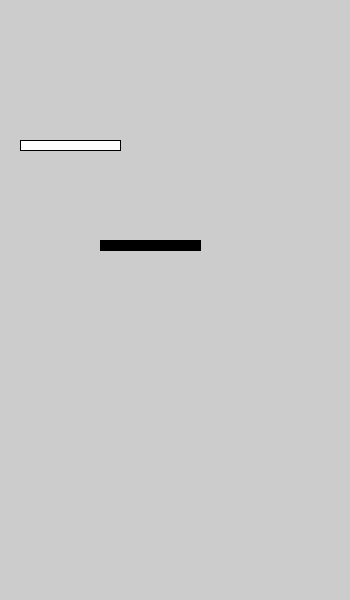
Frame 1 (no input)
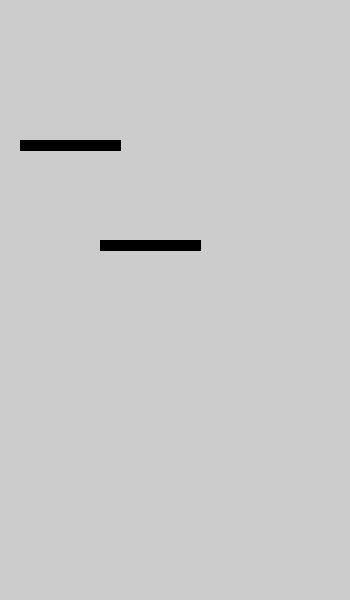
Frame 60 (the mouse pressed at the canvas centre just before this capture)
Frame 120 (the mouse held since frame 60 and released just before this capture): identical to frame 60, image omitted

The Processing sketch that drew these frames (run headless with seeded random() and noise(); from frame 60 on, the mouse is pressed at the canvas centre):

// Processing sketch: processing_92716
// ── processing_92716.pde

Pen bob = new Pen();
Pen brody = new Pen ();

void setup () {
  size (350, 600);
  brody.y = 240;
  brody.x = 100;
}

void draw () {
  bob.display();
  brody.display();  
}

class Pen {
  float inkAmount;
  int x;
  int y;
  int w;
  int h;
  boolean isClicked;
  
  Pen() {
    x = 20;
    y = 140;
    w = 100;
    h = 10;
    inkAmount = 300;
    isClicked = false;
  }
  void display(){
    rect(x, y, w, h);
    fill (0);  
}
  
  void drawStuff () {}
}
